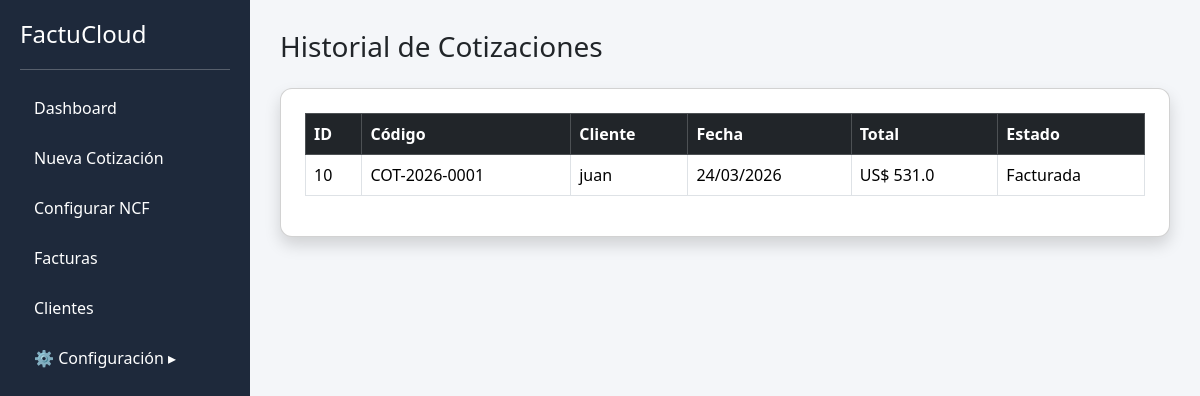
Page /historial (signed in) on the earlier database version.
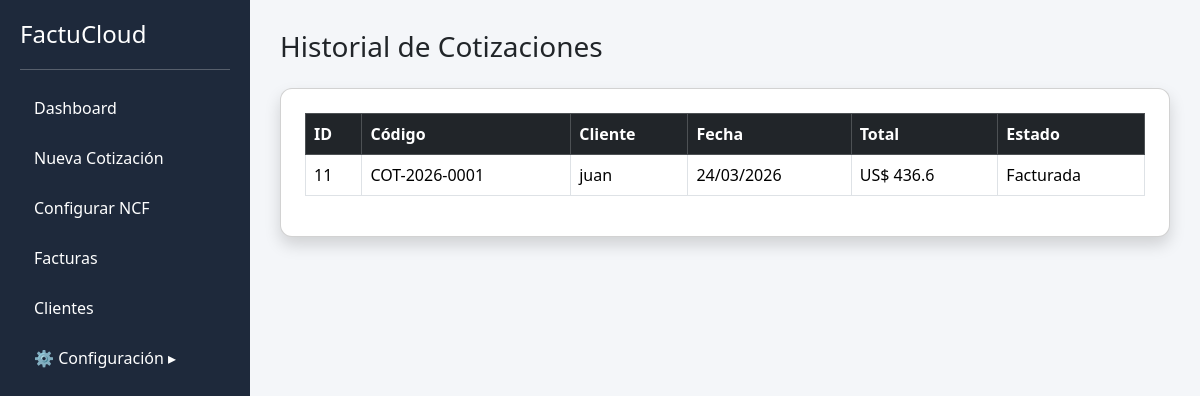
Same page on the later database version.
### tables this page shows
CREATE TABLE cotizaciones (
        id INTEGER PRIMARY KEY AUTOINCREMENT,
        codigo TEXT,
        cliente TEXT,
        rnc TEXT,
        telefono TEXT,
        correo TEXT,
        fecha TEXT,
        subtotal REAL,
        itbis REAL,
        total REAL,
        estado TEXT
    );

### app.py (the view)
@app.route("/historial")
def historial():
    if "usuario" not in session:
        return redirect(url_for("login"))
    conn = get_db()
    cotizaciones = conn.execute("""
    SELECT * FROM cotizaciones
    ORDER BY id DESC
    """).fetchall()
    conn.close()
    return render_template(
        "historial.html",
        cotizaciones=cotizaciones
    )

### app.py (called while the page is built)
def get_db():
    conn = sqlite3.connect("database.db")
    conn.row_factory = sqlite3.Row
    return conn

### templates/historial.html
{% extends "base.html" %}
{% block content %}
<h3 class="mb-4">Historial de Cotizaciones</h3>
<div class="card shadow p-4">
<table class="table table-bordered table-hover">
<thead class="table-dark">
<tr>
<th>ID</th>
<th>Código</th>
<th>Cliente</th>
<th>Fecha</th>
<th>Total</th>
<th>Estado</th>
</tr>
</thead>
<tbody>
{% for cotizacion in cotizaciones %}
<tr>
<td>{{ cotizacion.id }}</td>
<td>{{ cotizacion.codigo }}</td>
<td>{{ cotizacion.cliente }}</td>
<td>{{ cotizacion.fecha }}</td>
<td>US$ {{ cotizacion.total }}</td>
<td>{{ cotizacion.estado }}</td>
</tr>
{% endfor %}
</tbody>
</table>
</div>
{% endblock %}

Differences in the rows shown:
removed cotizaciones: id "10", codigo "COT-2026-0001", cliente "juan", fecha "24/03/2026", total "531.0", estado "Facturada"
added cotizaciones: id "11", codigo "COT-2026-0001", cliente "juan", fecha "24/03/2026", total "436.6", estado "Facturada"
